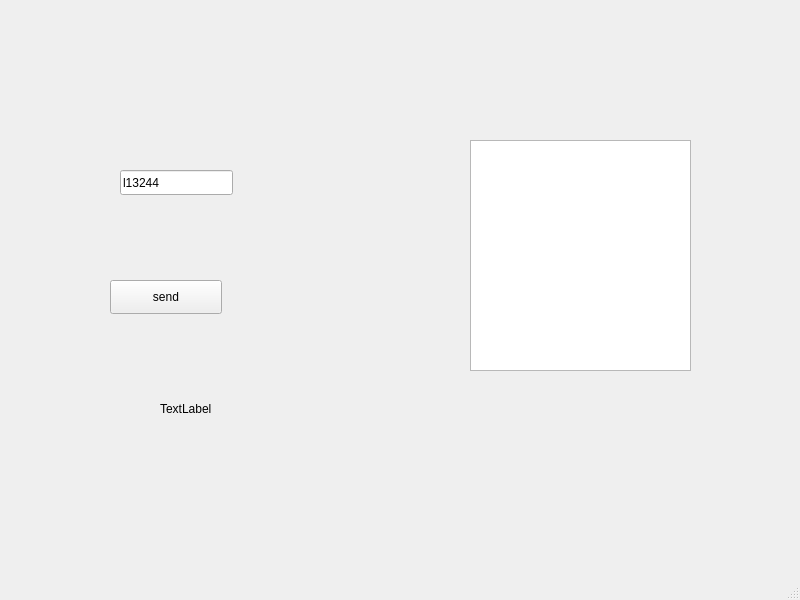
<?xml version="1.0" encoding="UTF-8"?>
<ui version="4.0">
 <class>MainWindow2</class>
 <widget class="QMainWindow" name="MainWindow2">
  <property name="geometry">
   <rect>
    <x>0</x>
    <y>0</y>
    <width>800</width>
    <height>600</height>
   </rect>
  </property>
  <property name="windowTitle">
   <string>MainWindow</string>
  </property>
  <widget class="QWidget" name="centralwidget">
   <widget class="QPushButton" name="pushButton">
    <property name="geometry">
     <rect>
      <x>110</x>
      <y>280</y>
      <width>112</width>
      <height>34</height>
     </rect>
    </property>
    <property name="text">
     <string>send</string>
    </property>
   </widget>
   <widget class="QTextEdit" name="textEdit">
    <property name="geometry">
     <rect>
      <x>470</x>
      <y>140</y>
      <width>221</width>
      <height>231</height>
     </rect>
    </property>
   </widget>
   <widget class="QLineEdit" name="lineEdit">
    <property name="geometry">
     <rect>
      <x>120</x>
      <y>170</y>
      <width>113</width>
      <height>25</height>
     </rect>
    </property>
    <property name="text">
     <string>l13244</string>
    </property>
   </widget>
   <widget class="QLabel" name="label">
    <property name="geometry">
     <rect>
      <x>160</x>
      <y>400</y>
      <width>81</width>
      <height>18</height>
     </rect>
    </property>
    <property name="text">
     <string>TextLabel</string>
    </property>
   </widget>
  </widget>
  <widget class="QMenuBar" name="menubar">
   <property name="geometry">
    <rect>
     <x>0</x>
     <y>0</y>
     <width>800</width>
     <height>29</height>
    </rect>
   </property>
  </widget>
  <widget class="QStatusBar" name="statusbar"/>
 </widget>
 <resources/>
 <connections/>
</ui>
